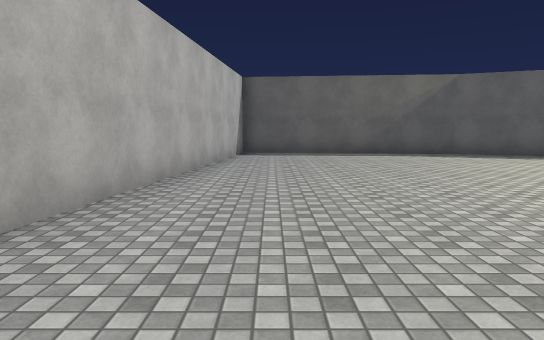
[1] (above)

15 first-person views from a walk through a 3-D level made in the Unity game engine. The camera is 1.4 m above the floor, tilts 6° down and sees 70° across. The floor is counted in squares, 2 m on a side. Each view is taken from the middle of a square. On the plan, view 1 faces up. The plan holds only what a view shows up to about 11 squares ahead; the rest is blank. The place goes on beyond the plan. The player character is not drawn. Some animated figures are left out. Some surface patterns are stand-ins.

[2]
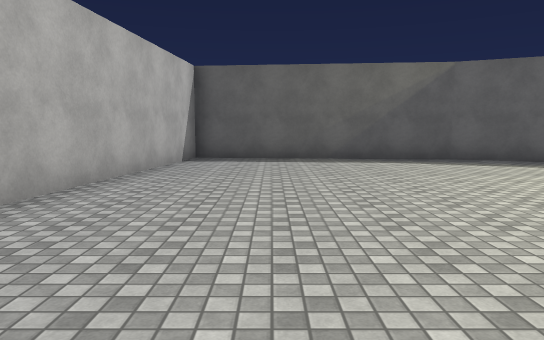

[3]
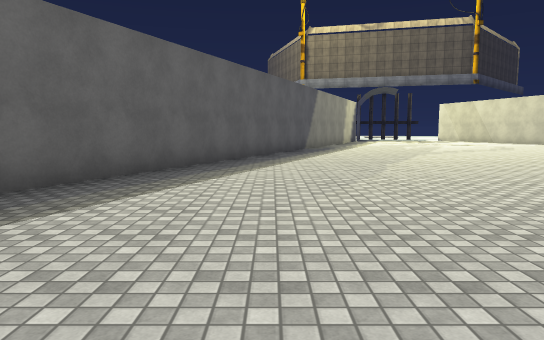

[4]
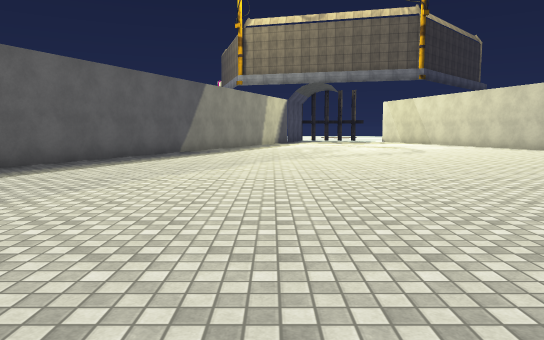

[5]
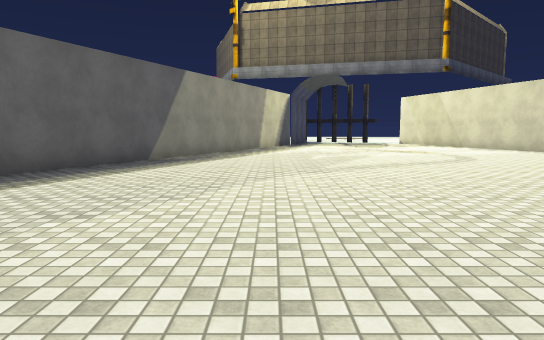

[6]
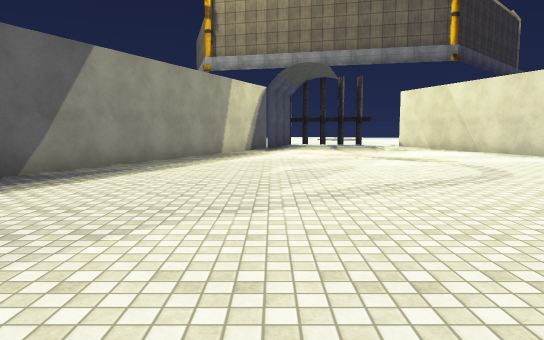

[7]
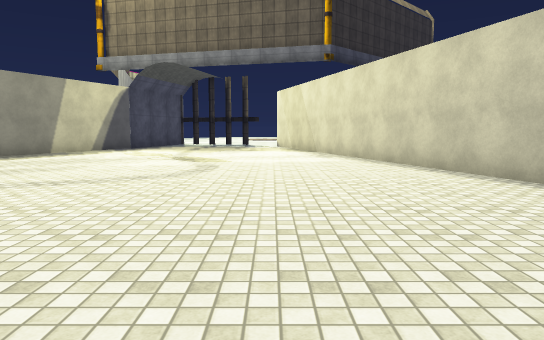

[8]
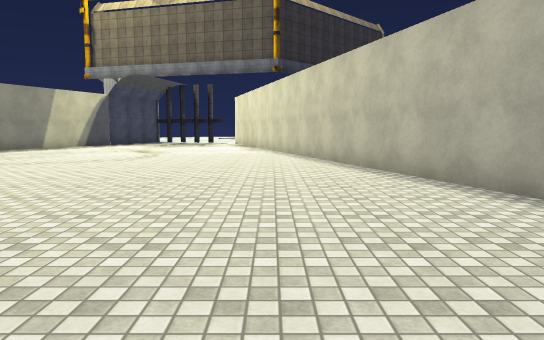

[9]
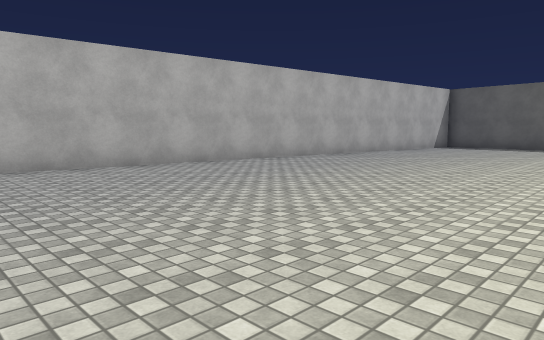

[10]
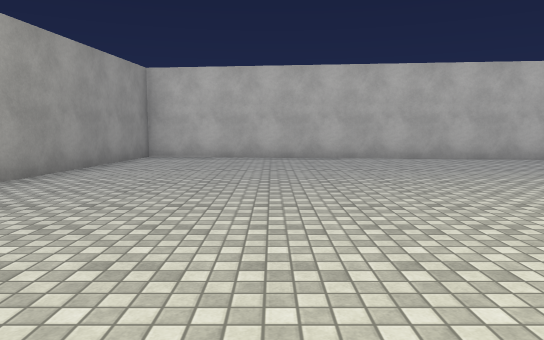

[11]
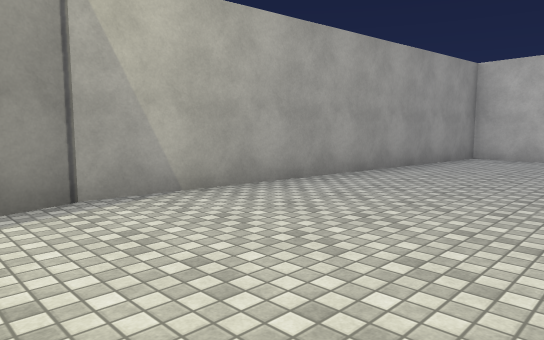

[12]
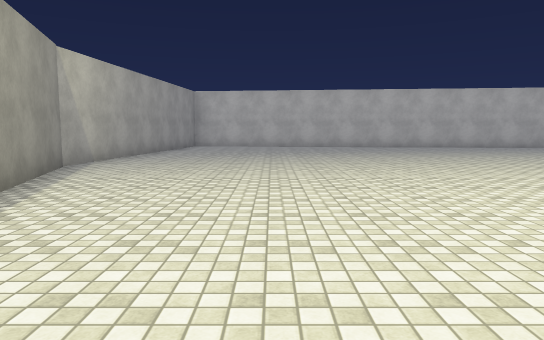

[13]
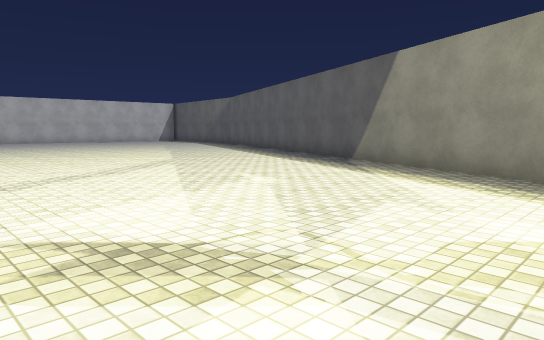

[14]
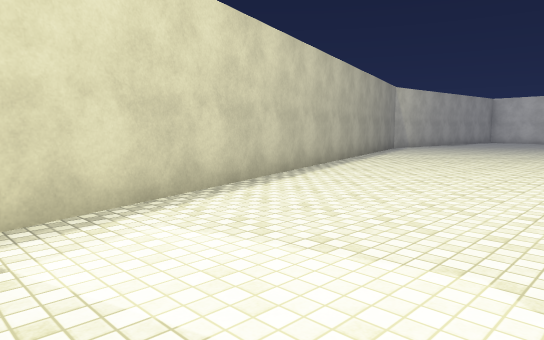

[15]
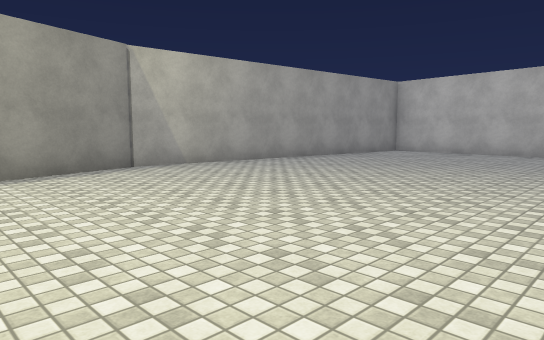

### Floor plan
Points are (right, up) in squares from view 1. A wall is a line through its corners. A room is listed if a view was taken in it or the views show most of it. See-through windows are left out.
Room 1 (views 1, 2, 3, 4, 5, 6, 7, 8, 9, 10, 11, 12, 13, 14, 15)
walls: (20.1, 4.6) (5.1, 11) (-0.9, 11.6) (-2.9, -7.1) (5.7, -7.9) (20.1, -3.7)

Where each view was taken, in squares from view 1:
view 1: 0 up, 0 right, facing up
view 2: 2 up, 1 right, facing up
view 3: 8 up, 1 right, facing right
view 4: 4 up, 3 right, facing right
view 5: 4 up, 6 right, facing right
view 6: 3 up, 9 right, facing right
view 7: 2 down, 9 right, facing right
view 8: 4 down, 6 right, facing right
view 9: 4 down, 5 right, facing up-left
view 10: 4 down, 7 right, facing left
view 11: 4 down, 7 right, facing down-left
view 12: 4 down, 13 right, facing left
view 13: 1 down, 20 right, facing up-left
view 14: 1 down, 19 right, facing down-left
view 15: 1 down, 9 right, facing down-left
